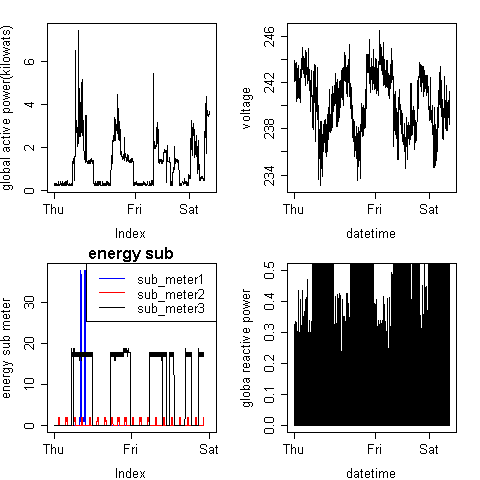

R code for this plot:
par(mar=c(4,4,2,2))
 par(mfrow=c(2,2))
a2=read.table('1.txt',header=T,sep=';',skip=66630,nrows=3000)
a1=rbind(a2[a2[1]=='1/2/2007' , ],a2[a2[1]=='2/2/2007' , ])

#first plot
plot(a1[,3],type='l',xaxt='n',ylab='global active power(kilowats)')
axis(1,at=c(1,1500,2500),labels=c('Thu','Fri','Sat'))

#2nd plot
plot(a1[,5],type='l',xaxt='n',ylab='voltage',xlab='datetime')
axis(1,at=c(1,1500,2500),labels=c('Thu','Fri','Sat'))
#3rd plot
z=c(a1[,7],a1[,8],a1[,9])
z1=rep(c(1,2,3),each=2880)

ene=as.data.frame(cbind(z,z1))

with(ene,plot(z,main='energy sub',type='n',xaxt='n',xlim=c(0,3000),ylab='energy meter'))
axis(1,at=c(1,1500,3000),labels=c('Thu','Fri','Sat'))
with(subset(ene,z1==1),points(z,type='l',col='blue'))
with(subset(ene,z1==2),points(z,type='l',col='red'))
with(subset(ene,z1==3),points(z,type='l',col='black'))
legend('topright',legend=c('sub_meter1','sub_meter2','sub_meter3'),
       col=c('blue','red','black'),lty=1)

#4th plot
plot(a1[,3],type='h',xaxt='n',ylim=c(0,0.5),ylab='global reactive power',xlab='datetime')
axis(1,at=c(1,1500,2500),labels=c('Thu','Fri','Sat'))
dev.copy(png,file='plot4.png',width=480,height=480)
dev.off()

